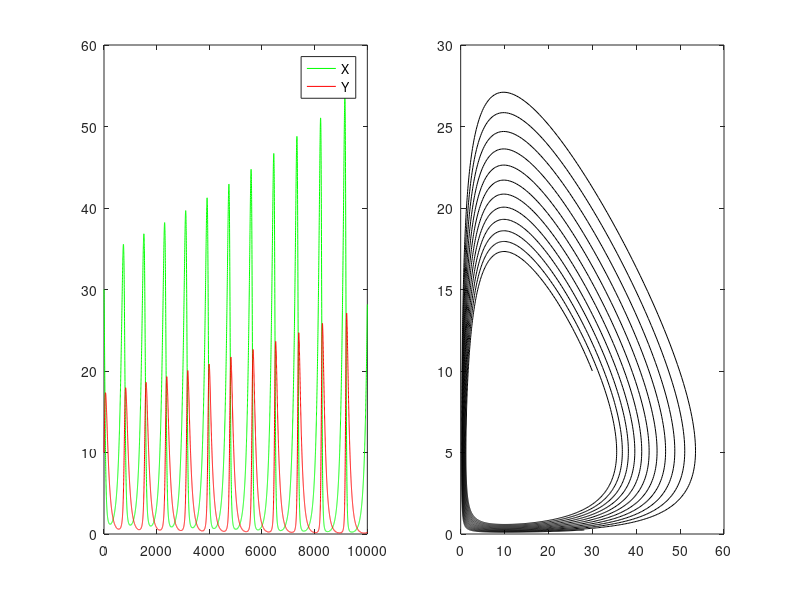

The MATLAB script that drew this image:
dt=0.01;Tmax1=10000;        %Or, dt=0.002;Tmax1=50000;
X=zeros(1,Tmax1);X(1)=30;   %Number of prey, X
Y=zeros(1,Tmax1);Y(1)=10;   %Number of predator, Y
a=1;b=0.2;c=0.1;d=1;
for T=1:Tmax1-1
    X(T+1)=X(T)+dt*( a*X(T)         -b*X(T)*Y(T) );
    Y(T+1)=Y(T)+dt*( c*X(T)*Y(T)    -d*Y(T)      );
end
figure('Position',[0 300 1000 400]);%Adjust the size and position of the window accordingly
subplot(1,2,1);plot(1:Tmax1,X,'g',1:Tmax1,Y,'r');legend('X','Y');%Plot the time variation of X and Y
subplot(1,2,2);plot(X,Y,'k');%Plot X and Y along horizontal and vertical axes